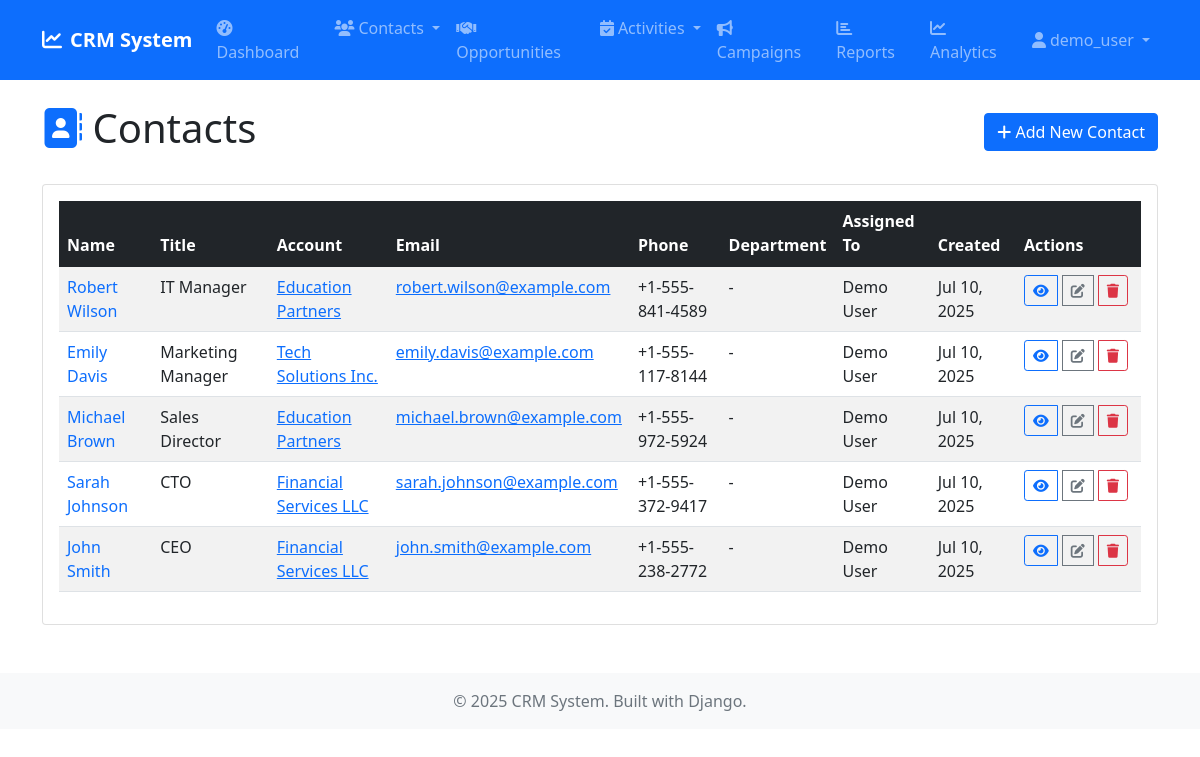
Page /contacts/ (signed in) on the committed database.
### contacts/models.py (models this page shows, shortened)
class Contact(models.Model):
    SALUTATIONS = [
        ('mr', 'Mr.'),
        ('mrs', 'Mrs.'),
        ('ms', 'Ms.'),
        ('dr', 'Dr.'),
        ('prof', 'Prof.'),
    ]
    salutation = models.CharField(max_length=10, choices=SALUTATIONS, blank=True)
    first_name = models.CharField(max_length=100)
    last_name = models.CharField(max_length=100)
    title = models.CharField(max_length=100, blank=True)
    email = models.EmailField()
    phone = models.CharField(max_length=20, blank=True)
    mobile = models.CharField(max_length=20, blank=True)
    fax = models.CharField(max_length=20, blank=True)
    mailing_street = models.TextField(blank=True)
    mailing_city = models.CharField(max_length=100, blank=True)
    mailing_state = models.CharField(max_length=100, blank=True)
    mailing_postal_code = models.CharField(max_length=20, blank=True)
    mailing_country = models.CharField(max_length=100, blank=True)
    other_street = models.TextField(blank=True)
    other_city = models.CharField(max_length=100, blank=True)
    other_state = models.CharField(max_length=100, blank=True)
    other_postal_code = models.CharField(max_length=20, blank=True)
    other_country = models.CharField(max_length=100, blank=True)
    account = models.ForeignKey(Account, on_delete=models.CASCADE, related_name='contacts')
    reports_to = models.ForeignKey('self', on_delete=models.SET_NULL, null=True, blank=True)
    department = models.CharField(max_length=100, blank=True)
    lead_source = models.CharField(max_length=100, blank=True)
    do_not_call = models.BooleanField(default=False)
    email_opt_out = models.BooleanField(default=False)
    description = models.TextField(blank=True)
    assigned_to = models.ForeignKey(User, on_delete=models.SET_NULL, null=True, blank=True)
    created_by = models.ForeignKey(User, on_delete=models.SET_NULL, null=True, blank=True, related_name='created_contacts')
    created_at = models.DateTimeField(auto_now_add=True)
    updated_at = models.DateTimeField(auto_now=True)
    class Meta:
        ordering = ['last_name', 'first_name']
    @property
    def full_name(self):
        return f"{self.first_name} {self.last_name}"

### accounts/models.py (models this page shows, shortened)
class Account(models.Model):
    ACCOUNT_TYPES = [
        ('customer', 'Customer'),
        ('prospect', 'Prospect'),
        ('partner', 'Partner'),
        ('competitor', 'Competitor'),
        ('other', 'Other'),
    ]
    INDUSTRIES = [
        ('technology', 'Technology'),
        ('healthcare', 'Healthcare'),
        ('finance', 'Finance'),
        ('education', 'Education'),
        ('retail', 'Retail'),
        ('manufacturing', 'Manufacturing'),
        ('other', 'Other'),
    ]
    name = models.CharField(max_length=200)
    account_type = models.CharField(max_length=20, choices=ACCOUNT_TYPES, default='customer')
    industry = models.CharField(max_length=20, choices=INDUSTRIES, blank=True)
    website = models.URLField(blank=True)
    phone = models.CharField(max_length=20, blank=True)
    email = models.EmailField(blank=True)
    billing_street = models.TextField(blank=True)
    billing_city = models.CharField(max_length=100, blank=True)
    billing_state = models.CharField(max_length=100, blank=True)
    billing_postal_code = models.CharField(max_length=20, blank=True)
    billing_country = models.CharField(max_length=100, blank=True)
    shipping_street = models.TextField(blank=True)
    shipping_city = models.CharField(max_length=100, blank=True)
    shipping_state = models.CharField(max_length=100, blank=True)
    shipping_postal_code = models.CharField(max_length=20, blank=True)
    shipping_country = models.CharField(max_length=100, blank=True)
    annual_revenue = models.DecimalField(max_digits=15, decimal_places=2, null=True, blank=True)
    employees = models.IntegerField(null=True, blank=True)
    description = models.TextField(blank=True)
    assigned_to = models.ForeignKey(User, on_delete=models.SET_NULL, null=True, blank=True)
    created_by = models.ForeignKey(User, on_delete=models.SET_NULL, null=True, blank=True, related_name='created_accounts')
    created_at = models.DateTimeField(auto_now_add=True)
    updated_at = models.DateTimeField(auto_now=True)
    class Meta:
        ordering = ['name']

### contacts/views.py (the view)
# urls.py: path('', views.ContactListView.as_view(), name='list'),
class ContactListView(LoginRequiredMixin, ListView):
    model = Contact
    template_name = 'contacts/contact_list.html'
    context_object_name = 'contacts'
    paginate_by = 25
    def get_queryset(self):
        return Contact.objects.select_related('account', 'assigned_to').order_by('-created_at')

### templates/contacts/contact_list.html (shortened to what this page needs)
{% extends 'base.html' %}
{% block content %}
<div class="d-flex justify-content-between align-items-center mb-4">
    <h1><i class="fas fa-address-book text-primary"></i> Contacts</h1>
    <a href="{% url 'contacts:create' %}" class="btn btn-primary">
        <i class="fas fa-plus"></i> Add New Contact
    </a>
</div>
<div class="card">
    <div class="card-body">
        <div class="table-responsive">
            <table class="table table-striped table-hover">
                <thead class="table-dark">
                    <tr>
                        <th>Name</th>
                        <th>Title</th>
                        <th>Account</th>
                        <th>Email</th>
                        <th>Phone</th>
                        <th>Department</th>
                        <th>Assigned To</th>
                        <th>Created</th>
                        <th>Actions</th>
                    </tr>
                </thead>
                <tbody>
                    {% for contact in contacts %}
                    <tr>
                        <td>
                            <a href="{% url 'contacts:detail' contact.pk %}" class="text-decoration-none">
                                {{ contact.full_name }}
                            </a>
                        </td>
                        <td>{{ contact.title|default:"-" }}</td>
                        <td>
                            {% if contact.account %}
                                <a href="{% url 'accounts:detail' contact.account.pk %}">{{ contact.account.name }}</a>
                            {% else %}
                                -
                            {% endif %}
                        </td>
                        <td>
                            {% if contact.email %}
                                <a href="mailto:{{ contact.email }}">{{ contact.email }}</a>
                            {% endif %}
                        </td>
                        <td>{{ contact.phone|default:"-" }}</td>
                        <td>{{ contact.department|default:"-" }}</td>
                        <td>{{ contact.assigned_to.get_full_name|default:"-" }}</td>
                        <td>{{ contact.created_at|date:"M d, Y" }}</td>
                        <td>
                            <div class="btn-group" role="group">
                                <a href="{% url 'contacts:detail' contact.pk %}" class="btn btn-sm btn-outline-primary" title="View">
                                    <i class="fas fa-eye"></i>
                                </a>
                                <a href="{% url 'contacts:edit' contact.pk %}" class="btn btn-sm btn-outline-secondary" title="Edit">
                                    <i class="fas fa-edit"></i>
                                </a>
                                <a href="{% url 'contacts:delete' contact.pk %}" class="btn btn-sm btn-outline-danger" title="Delete">
                                    <i class="fas fa-trash"></i>
                                </a>
                            </div>
                        </td>
                    </tr>
                    {% endfor %}
                </tbody>
            </table>
        </div>
    </div>
</div>
{% endblock %}

### templates/base.html (shortened to what this page needs)
<!DOCTYPE html>
<html lang="en">
<head>
    <link href="https://cdn.jsdelivr.net/npm/bootstrap@5.1.3/dist/css/bootstrap.min.css" rel="stylesheet">
    <link href="https://cdnjs.cloudflare.com/ajax/libs/font-awesome/6.0.0/css/all.min.css" rel="stylesheet">
    {% load static %}
    <link href="{% static 'css/custom.css' %}" rel="stylesheet">
</head>
<body>
    <nav class="navbar navbar-expand-lg navbar-dark bg-primary">
        <div class="container">
            <a class="navbar-brand" href="{% url 'dashboard:home' %}">
                <i class="fas fa-chart-line me-2"></i>CRM System
            </a>
            {% if user.is_authenticated %}
            <div class="collapse navbar-collapse" id="navbarNav">
                <ul class="navbar-nav me-auto">
                    <li class="nav-item">
                        <a class="nav-link" href="{% url 'dashboard:home' %}">
                            <i class="fas fa-tachometer-alt me-1"></i>Dashboard
                        </a>
                    </li>
                    <li class="nav-item dropdown">
                        <a class="nav-link dropdown-toggle" href="#" role="button" data-bs-toggle="dropdown">
                            <i class="fas fa-users me-1"></i>Contacts
                        </a>
                    </li>
                    <li class="nav-item">
                        <a class="nav-link" href="{% url 'opportunities:list' %}">
                            <i class="fas fa-handshake me-1"></i>Opportunities
                        </a>
                    </li>
                    <li class="nav-item dropdown">
                        <a class="nav-link dropdown-toggle" href="#" role="button" data-bs-toggle="dropdown">
                            <i class="fas fa-calendar-check me-1"></i>Activities
                        </a>
                    </li>
                    <li class="nav-item">
                        <a class="nav-link" href="{% url 'campaigns:list' %}">
                            <i class="fas fa-bullhorn me-1"></i>Campaigns
                        </a>
                    </li>
                    <li class="nav-item">
                        <a class="nav-link" href="{% url 'dashboard:reports' %}">
                            <i class="fas fa-chart-bar me-1"></i>Reports
                        </a>
                    </li>
                    <li class="nav-item">
                        <a class="nav-link" href="{% url 'dashboard:analytics' %}">
                            <i class="fas fa-chart-line me-1"></i>Analytics
                        </a>
                    </li>
                </ul>
                <ul class="navbar-nav">
                    <li class="nav-item dropdown">
                        <a class="nav-link dropdown-toggle" href="#" role="button" data-bs-toggle="dropdown">
                            <i class="fas fa-user me-1"></i>{{ user.username }}
                        </a>
                    </li>
                </ul>
            </div>
            {% endif %}
        </div>
    </nav>
    <main class="container my-4">
        {% block content %}
        {% endblock %}
    </main>
    <footer class="bg-light text-center py-3 mt-5">
        <div class="container">
            <p class="text-muted mb-0">&copy; 2025 CRM System. Built with Django.</p>
        </div>
    </footer>
</body>
</html>

### static/css/custom.css (style rules this page uses)
.navbar-brand { font-weight: bold; }
.btn-sm { margin-right: 5px; }

### rows in the picture
Contact: full_name "Robert Wilson", title "IT Manager", account.name "Education Partners", email "robert.wilson@example.com", phone "+1-555-841-4589", department "-", assigned_to.get_full_name "Demo User", created_at "Jul 10, 2025"
Contact: full_name "Emily Davis", title "Marketing Manager", account.name "Tech Solutions Inc.", email "emily.davis@example.com", phone "+1-555-117-8144", department "-", assigned_to.get_full_name "Demo User", created_at "Jul 10, 2025"
Contact: full_name "Michael Brown", title "Sales Director", account.name "Education Partners", email "michael.brown@example.com", phone "+1-555-972-5924", department "-", assigned_to.get_full_name "Demo User", created_at "Jul 10, 2025"
Contact: full_name "Sarah Johnson", title "CTO", account.name "Financial Services LLC", email "sarah.johnson@example.com", phone "+1-555-372-9417", department "-", assigned_to.get_full_name "Demo User", created_at "Jul 10, 2025"
Contact: full_name "John Smith", title "CEO", account.name "Financial Services LLC", email "john.smith@example.com", phone "+1-555-238-2772", department "-", assigned_to.get_full_name "Demo User", created_at "Jul 10, 2025"

### other values in the picture
{{ user.username }} "demo_user"
